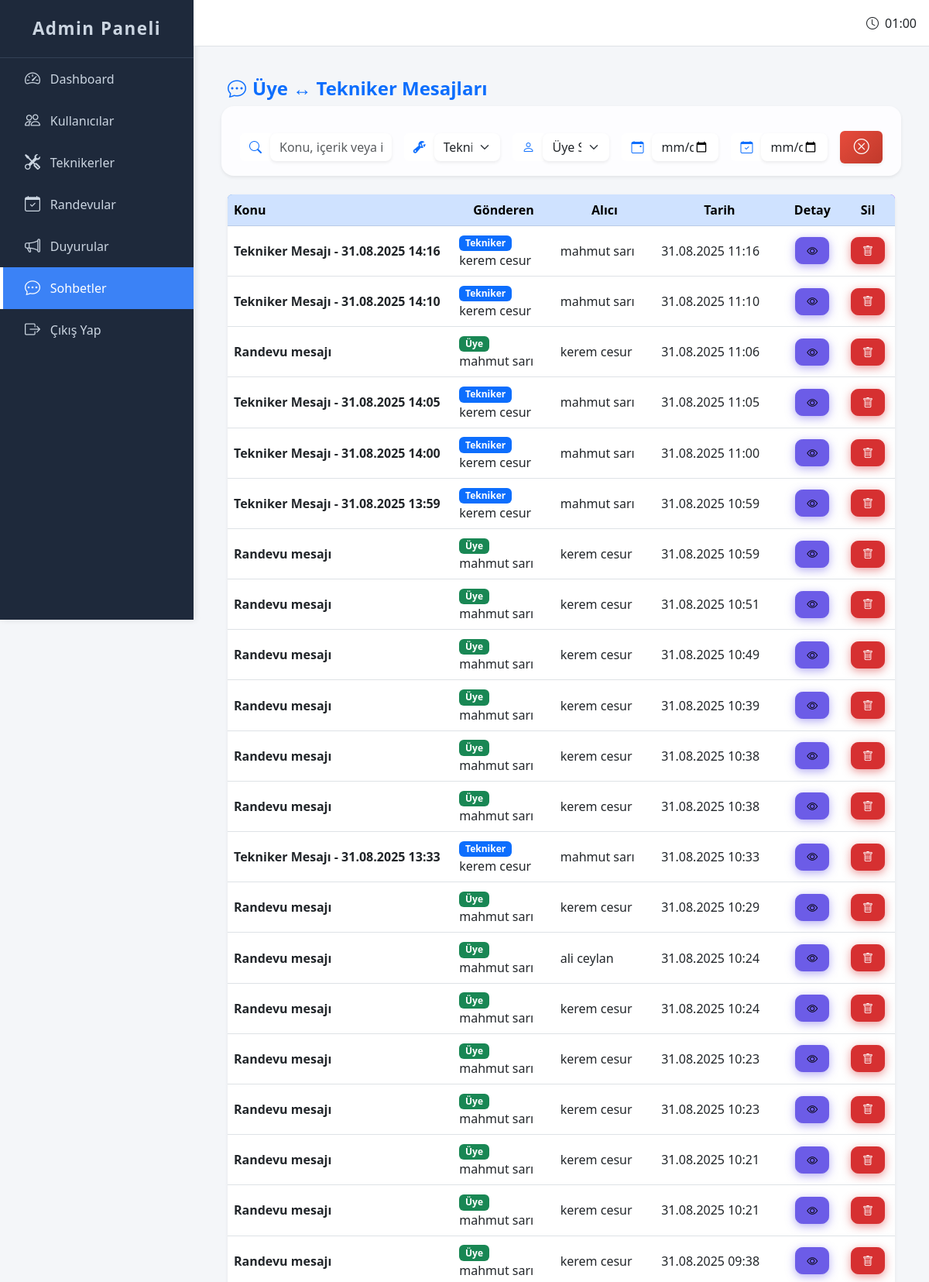
The app's page /admin/messages (signed in, upper part) with its own data.
### app.py (models this page shows, shortened)
class Message(db.Model):
    __tablename__ = 'messages'
    id = db.Column(db.Integer, primary_key=True)
    user_id = db.Column(db.Integer, db.ForeignKey('users.id'), nullable=False)
    technician_id = db.Column(db.Integer, db.ForeignKey('technicians.id'), nullable=False)
    subject = db.Column(db.String(150), nullable=False)
    body = db.Column(db.Text, nullable=False)
    is_read = db.Column(db.Boolean, default=False)
    created_at = db.Column(db.DateTime, default=datetime.utcnow)
    sender_type = db.Column(db.String(20), nullable=False)  # 'user' veya 'technician' ekledik
    user = db.relationship('User', backref=db.backref('received_messages', lazy=True))
    technician = db.relationship('Technician', backref=db.backref('sent_messages', lazy=True))

class Technician(UserMixin, db.Model):
    __tablename__ = 'technicians'
    id = db.Column(db.Integer, primary_key=True)
    ad = db.Column(db.String(50), nullable=False)
    soyad = db.Column(db.String(50), nullable=False)
    email = db.Column(db.String(100), unique=True, nullable=False)
    telefon = db.Column(db.String(11), unique=True, nullable=False)
    tc = db.Column(db.String(11), unique=True, nullable=False)
    dogum_tarihi = db.Column(db.Date, nullable=False)
    uzmanlik = db.Column(db.String(100), nullable=False)
    destek_modeli = db.Column(db.String(50), nullable=False)
    tecrube = db.Column(db.Integer, nullable=False)
    konum = db.Column(db.String(50))
    referans = db.Column(db.Text)
    ek_yetenekler = db.Column(db.Text)
    sifre = db.Column(db.String(255), nullable=False)
    kayit_tarihi = db.Column(db.DateTime, default=datetime.utcnow)
    onay = db.Column(db.Boolean, default=False)    # Tekniker onayı
    iptal = db.Column(db.Boolean, default=False)   # Tekniker iptal durumu

class User(UserMixin, db.Model):
    __tablename__ = 'users'
    id = db.Column(db.Integer, primary_key=True)
    ad = db.Column(db.String(50), nullable=False)
    soyad = db.Column(db.String(50), nullable=False)
    email = db.Column(db.String(100), unique=True, nullable=False)
    tc = db.Column(db.String(11), unique=True, nullable=False)
    telefon = db.Column(db.String(11), unique=True, nullable=False)
    dogum_tarihi = db.Column(db.Date, nullable=False)
    cinsiyet = db.Column(db.String(10), nullable=False)
    konum = db.Column(db.String(50))
    sifre = db.Column(db.String(255), nullable=False)
    kayit_tarihi = db.Column(db.DateTime, default=datetime.utcnow)

### app.py (the view)
@app.route('/admin/messages')
def admin_messages():
    if 'admin_id' not in session:
        flash('Bu sayfaya erişmek için önce admin girişi yapmalısınız!', 'danger')
        return redirect(url_for('admin_login'))
    messages = Message.query.order_by(Message.created_at.desc()).all()
    users = User.query.all()
    technicians = Technician.query.all()
    return render_template(
        'admin_messages.html',
        messages=messages,
        users=users,
        technicians=technicians
    )

### templates/admin_messages.html (shortened to what this page needs)
{% extends "base_admin.html" %}
{% block content %}
<div class="container py-4">
  <div class="d-flex justify-content-between align-items-center mb-4 flex-wrap gap-2">
    <h4 class="fw-bold text-primary m-0 d-flex align-items-center gap-2">
      <i class="bi bi-chat-dots fs-4"></i> Üye ↔ Tekniker Mesajları
    </h4>
  </div>
  {% if messages %}
  <form class="row g-3 mb-4 align-items-center p-3 rounded-4 shadow-sm" style="background: #fdfdff; box-shadow: 0 4px 12px rgba(144, 19, 254, 0.1);" onsubmit="return false;">
  <div class="col-lg-3 col-md-6">
    <div class="input-group">
      <span class="input-group-text bg-white border-0"><i class="bi bi-search text-primary"></i></span>
      <input type="text" id="searchInput" class="form-control border-0 shadow-sm" placeholder="Konu, içerik veya isim ara..." />
    </div>
  </div>
  <div class="col-lg-2 col-md-6">
    <div class="input-group">
      <span class="input-group-text bg-white border-0"><i class="bi bi-wrench-adjustable text-primary"></i></span>
      <select id="technicianFilter" class="form-select border-0 shadow-sm">
        <option value="">Tekniker Seç</option>
      </select>
    </div>
  </div>
  <div class="col-lg-2 col-md-6">
    <div class="input-group">
      <span class="input-group-text bg-white border-0"><i class="bi bi-person text-primary"></i></span>
      <select id="userFilter" class="form-select border-0 shadow-sm">
        <option value="">Üye Seç</option>
      </select>
    </div>
  </div>
  <div class="col-lg-2 col-md-6">
    <div class="input-group">
      <span class="input-group-text bg-white border-0"><i class="bi bi-calendar-event text-primary"></i></span>
      <input type="date" id="startDate" class="form-control border-0 shadow-sm" placeholder="Başlangıç">
    </div>
  </div>
  <div class="col-lg-2 col-md-6">
    <div class="input-group">
      <span class="input-group-text bg-white border-0"><i class="bi bi-calendar-check text-primary"></i></span>
      <input type="date" id="endDate" class="form-control border-0 shadow-sm" placeholder="Bitiş">
    </div>
  </div>
  <div class="col-lg-1 col-md-12 d-grid">
    <button type="button" class="btn text-white shadow-sm" id="clearFilters" title="Filtreleri Temizle" style="background: linear-gradient(135deg, #e74c3c, #c0392b); border: none;">
      <i class="bi bi-x-circle fs-5"></i>
    </button>
  </div>
</form>
<div class="table-responsive shadow-sm rounded" style="box-shadow: 0 4px 12px rgb(144 19 254 / 0.15);">
    <table class="table table-hover align-middle mb-0" id="messagesTable" style="min-width: 720px;">
      <thead class="table-primary text-center text-nowrap">
        <tr>
          <th class="text-start">Konu</th>
          <th>Gönderen</th>
          <th>Alıcı</th>
          <th>Tarih</th>
          <th class="text-center">Detay</th>
          <th class="text-center">Sil</th>
        </tr>
      </thead>
      <tbody>
        {% for msg in messages %}
        <tr class="message-row text-nowrap"
          data-subject="{{ msg.subject | lower }}"
          data-body="{{ msg.body | lower }}"
          data-technician="{{ (msg.technician.ad ~ ' ' ~ msg.technician.soyad) | lower }}"
          data-user="{{ (msg.user.ad ~ ' ' ~ msg.user.soyad) | lower }}"
          data-date="{{ msg.created_at.strftime('%Y-%m-%d') }}"
          data-id="{{ msg.id }}"
          data-fullsubject="{{ msg.subject | e }}"
          data-fullbody="{{ msg.body | e }}"
          data-technician-full="{{ msg.technician.ad }} {{ msg.technician.soyad }}"
          data-user-full="{{ msg.user.ad }} {{ msg.user.soyad }}"
          data-receiver-full="{% if msg.sender_type == 'technician' %}{{ msg.user.ad }} {{ msg.user.soyad }}{% elif msg.sender_type == 'user' %}{{ msg.technician.ad }} {{ msg.technician.soyad }}{% else %}Bilinmiyor{% endif %}"
          data-created="{{ msg.created_at.strftime('%d.%m.%Y %H:%M') }}"
          data-sender-type="{{ msg.sender_type }}">
          <td class="text-start fw-semibold text-truncate" style="max-width: 250px;">{{ msg.subject }}</td>
          <td>
            {% if msg.sender_type == 'technician' %}
              <span class="badge bg-primary">Tekniker</span><br>{{ msg.technician.ad }} {{ msg.technician.soyad }}
            {% else %}
              <span class="badge bg-success">Üye</span><br>{{ msg.user.ad }} {{ msg.user.soyad }}
            {% endif %}
          </td>
          <td>{% if msg.sender_type == 'technician' %}{{ msg.user.ad }} {{ msg.user.soyad }}{% else %}{{ msg.technician.ad }} {{ msg.technician.soyad }}{% endif %}</td>
          <td>{{ msg.created_at.strftime('%d.%m.%Y %H:%M') }}</td>
          <td class="text-center">
            <button type="button" class="btn btn-sm btn-info btn-detail" data-bs-toggle="modal" data-bs-target="#detailModal" title="Detayları Göster">
              <i class="bi bi-eye"></i>
            </button>
          </td>
          <td class="text-center">
            <button type="button" class="btn btn-sm btn-danger btn-delete" data-bs-toggle="modal" data-bs-target="#deleteModal" data-message-id="{{ msg.id }}" title="Mesajı Sil">
              <i class="bi bi-trash"></i>
            </button>
          </td>
        </tr>
        {% endfor %}
      </tbody>
    </table>
  </div>
  {% else %}
  <div class="alert alert-info shadow-sm text-center py-4 rounded">
    <i class="bi bi-info-circle-fill me-2 fs-4"></i> Henüz kayıtlı mesaj bulunmuyor.
  </div>
  {% endif %}
</div>
{% endblock %}

### static/base_admin.css (style rules this page uses)
:root { --sidebar-width: 250px; --sidebar-collapsed-width: 70px; --sidebar-bg: #1e293b; --sidebar-color: #cbd5e1; --sidebar-hover-bg: #334155; --sidebar-active-bg: #3b82f6; --sidebar-active-color: #ffffff; --transition-speed: 0.3s; --navbar-height: 60px; --footer-height: 50px; }
html, body { height: 100%; margin: 0; }
body { display: flex; flex-direction: column; min-height: 100vh; background-color: #f4f6f9; font-family: 'Segoe UI', Tahoma, Geneva, Verdana, sans-serif; }

### templates/admin_messages.html (style rules this page uses)
.table-primary { background: linear-gradient(135deg, #4a90e2, #9013fe); color: white; }
.btn-sm { min-width: 40px; }
#searchInput, #technicianFilter, #userFilter, #startDate, #endDate { border-radius: 0.5rem; box-shadow: 0 2px 6px rgb(144 19 254 / 0.15); transition: box-shadow 0.3s ease; }
.btn-sm { min-width: 44px; border-radius: 0.6rem; padding: 0.375rem 0.75rem; font-weight: 600; box-shadow: 0 3px 8px rgb(0 0 0 / 0.12); transition: background-color 0.3s ease, box-shadow 0.3s ease; }
.btn-info { background-color: #6c5ce7; border-color: #6c5ce7; box-shadow: 0 3px 12px rgba(108, 92, 231, 0.5); }
.btn-danger { background-color: #d63031; border-color: #d63031; box-shadow: 0 3px 12px rgba(214, 48, 49, 0.5); }

### records on screen
Message: subject "Tekniker Mesajı - 31.08.2025 14:16", technician.ad "kerem", technician.soyad "cesur", user.ad "mahmut", user.soyad "sarı", created_at "31.08.2025 11:16"
Message: subject "Tekniker Mesajı - 31.08.2025 14:10", technician.ad "kerem", technician.soyad "cesur", user.ad "mahmut", user.soyad "sarı", created_at "31.08.2025 11:10"
Message: subject "Randevu mesajı", user.ad "mahmut", user.soyad "sarı", technician.ad "kerem", technician.soyad "cesur", created_at "31.08.2025 11:06"
Message: subject "Tekniker Mesajı - 31.08.2025 14:05", technician.ad "kerem", technician.soyad "cesur", user.ad "mahmut", user.soyad "sarı", created_at "31.08.2025 11:05"
Message: subject "Tekniker Mesajı - 31.08.2025 14:00", technician.ad "kerem", technician.soyad "cesur", user.ad "mahmut", user.soyad "sarı", created_at "31.08.2025 11:00"
Message: subject "Tekniker Mesajı - 31.08.2025 13:59", technician.ad "kerem", technician.soyad "cesur", user.ad "mahmut", user.soyad "sarı", created_at "31.08.2025 10:59"
Message: subject "Randevu mesajı", user.ad "mahmut", user.soyad "sarı", technician.ad "kerem", technician.soyad "cesur", created_at "31.08.2025 10:59"
Message: subject "Randevu mesajı", user.ad "mahmut", user.soyad "sarı", technician.ad "kerem", technician.soyad "cesur", created_at "31.08.2025 10:51"
Message: subject "Randevu mesajı", user.ad "mahmut", user.soyad "sarı", technician.ad "kerem", technician.soyad "cesur", created_at "31.08.2025 10:49"
Message: subject "Randevu mesajı", user.ad "mahmut", user.soyad "sarı", technician.ad "kerem", technician.soyad "cesur", created_at "31.08.2025 10:39"
Message: subject "Randevu mesajı", user.ad "mahmut", user.soyad "sarı", technician.ad "kerem", technician.soyad "cesur", created_at "31.08.2025 10:38"
Message: subject "Randevu mesajı", user.ad "mahmut", user.soyad "sarı", technician.ad "kerem", technician.soyad "cesur", created_at "31.08.2025 10:38"
Message: subject "Tekniker Mesajı - 31.08.2025 13:33", technician.ad "kerem", technician.soyad "cesur", user.ad "mahmut", user.soyad "sarı", created_at "31.08.2025 10:33"
Message: subject "Randevu mesajı", user.ad "mahmut", user.soyad "sarı", technician.ad "kerem", technician.soyad "cesur", created_at "31.08.2025 10:29"
Message: subject "Randevu mesajı", user.ad "mahmut", user.soyad "sarı", technician.ad "ali", technician.soyad "ceylan", created_at "31.08.2025 10:24"
Message: subject "Randevu mesajı", user.ad "mahmut", user.soyad "sarı", technician.ad "kerem", technician.soyad "cesur", created_at "31.08.2025 10:24"
Message: subject "Randevu mesajı", user.ad "mahmut", user.soyad "sarı", technician.ad "kerem", technician.soyad "cesur", created_at "31.08.2025 10:23"
Message: subject "Randevu mesajı", user.ad "mahmut", user.soyad "sarı", technician.ad "kerem", technician.soyad "cesur", created_at "31.08.2025 10:23"
Message: subject "Randevu mesajı", user.ad "mahmut", user.soyad "sarı", technician.ad "kerem", technician.soyad "cesur", created_at "31.08.2025 10:21"
Message: subject "Randevu mesajı", user.ad "mahmut", user.soyad "sarı", technician.ad "kerem", technician.soyad "cesur", created_at "31.08.2025 10:21"
Message: subject "Randevu mesajı", user.ad "mahmut", user.soyad "sarı", technician.ad "kerem", technician.soyad "cesur", created_at "31.08.2025 09:38"
